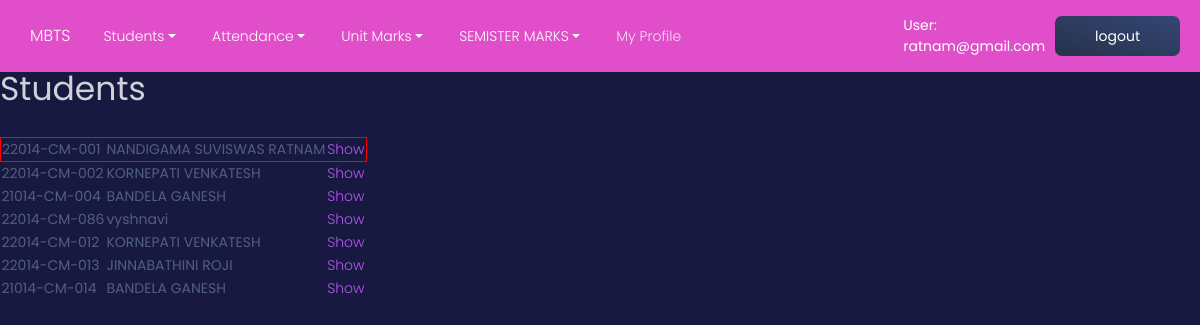
Screenshot of /n/i/ (signed in) with the database file from the repository.
### mbts/models.py (models this page shows)
class User(AbstractUser):
    TEACHER = 1
    STUDENT = 2
    ROLE_CHOICES = ((TEACHER, 'Teacher'), (STUDENT, 'Student'),)
    role = models.PositiveSmallIntegerField(choices=ROLE_CHOICES, blank=True, null=True, default=STUDENT)

class Students(models.Model):
    pin = models.CharField(max_length=20, primary_key=True)
    sname=models.CharField(max_length=50, default='student')
    fname=models.CharField(max_length=50, default='father')
    mname=models.CharField(max_length=50, default='mother')
    sem = models.CharField(max_length=10, null=True, choices=StudentClass.SEMS,)
    phno=models.CharField(max_length=12, null = True)
    fphno=models.CharField(max_length=12, null=True)
    dob=models.DateTimeField(blank=True, null=True)
    gender=models.CharField(max_length=1,default='M')
    category=models.CharField(max_length=5,blank=True, null=True)
    scategory=models.CharField(max_length=10,blank=True, null=True)
    religion=models.CharField(max_length=20,blank=True, null=True)
    sacno=models.CharField(max_length=20, blank=True, null=True)
    sifsc=models.CharField(max_length=20,blank=True, null=True)
    sbranch=models.CharField(max_length=20,blank=True, null=True)
    macno=models.CharField(max_length=22, blank=True, null=True)
    mifsc=models.CharField(max_length=20,blank=True, null=True)
    mbranch=models.CharField(max_length=20,blank=True, null=True)
    email=models.CharField(max_length=30)
    sscrank=models.IntegerField(default=1234, blank=True, null=True)
    sschallticketno=models.CharField(max_length=20, blank=True, null=True)
    address=models.CharField(max_length=30, blank=True, null=True)
    village=models.CharField(max_length=20, blank=True, null=True)
    mandal=models.CharField(max_length=20, blank=True, null=True)
    dist=models.CharField(max_length=20, blank=True,null=True)
    allotedcategory=models.CharField(max_length=20,blank=True, null=True)
    dateofjoining=models.DateTimeField(blank=True, null=True)
    polycetrank=models.IntegerField(blank=True,null=True)
    polycetno=models.IntegerField(blank=True,null=True)
    aadharno=models.CharField(max_length=22, blank=True,null=True)
    rationno=models.CharField(max_length=20,blank=True,null=True)
    tcno=models.IntegerField(blank=True, null=True)
    discontinueddate=models.DateTimeField(blank=True, null=True)
    odno=models.IntegerField(blank=True,null=True)
    odissueddate=models.DateTimeField(blank=True, null=True)
    tcissueddate=models.DateTimeField(blank=True, null=True)
    studycertificateissueddate=models.DateTimeField(blank=True, null=True)
    studentimage = models.ImageField(
        ("Title Image"),
        upload_to='static/Images/student_image/',
         max_length=None,
         blank = True,null = True)
    user = models.OneToOneField(User, on_delete=models.CASCADE, blank=True, null= True)

### mbts/views/student.py (the view)
# urls.py: path("i/", student.index, name="student_index"),
@login_required
def index(request):
    sl = Students.objects.all
    context = {"sl": sl}
    if(request.user.role == User.STUDENT):
        context["cu"] = request.user.students
        return render(request,"students/sindex.html", context)
    else:
        context["search"] = SearchForm()
        return render(request, "students/index.html", context)

### mbts/templates/students/sindex.html
{% extends "base.html" %}
{% block content %}
<h1>Students</h1>
{% if sl %}
    <table>
    {% for s in sl %}
    {% if s.pin == cu.pin %}
        <tr style="border:1px solid red">
    {% else %}
        <tr>
    {% endif %}
        <td>{{s.pin}}</td>
        <td>{{s.sname}}</td>
        <td><a href="{% url 'student_show' s.pin %}">Show</a></td>
    </tr>
    {% endfor %}
    </table>
{% else %}
    <p>No students are available.</p>
{% endif %}
{% endblock %}

### mbts/templates/_menus.html (shortened to what this page needs)
<div class="container">
    <a class="navbar-brand" href="/n/i/">MBTS</a>
      <div class="collapse navbar-collapse" id="navbarNavDropdown">
        <ul class="navbar-nav">
          <li class="nav-item dropdown">
            <a class="nav-link dropdown-toggle" href="#" id="navbarDropdownMenuLink" data-toggle="dropdown" aria-haspopup="true" aria-expanded="false">
              Students
            </a>
          </li>
          <li class="nav-item dropdown">
            <a class="nav-link dropdown-toggle" href="#" id="navbarDropdownMenuLink" data-toggle="dropdown" aria-haspopup="true" aria-expanded="false">
              Attendance
            </a>
          </li>
          <li class="nav-item dropdown">
            <a class="nav-link dropdown-toggle" href="#" id="navbarDropdownMenuLink" data-toggle="dropdown" aria-haspopup="true" aria-expanded="false">
              Unit Marks
            </a>
          </li>
          <li class="nav-item dropdown">
            <a class="nav-link dropdown-toggle" href="#" id="navbarDropdownMenuLink" data-toggle="dropdown" aria-haspopup="true" aria-expanded="false">
              SEMISTER MARKS
            </a>
          </li>
          {% if user.is_authenticated %}
          <li class="nav-item">
            <a href="{% url 'users-profile' %}" class="nav-link" >
              <p>My Profile</p>
            </a>
          </li>
          {% endif %}
        </ul>
      </div>
    </div>
    {% if user.is_authenticated %}
    <span style="color:white">User: {{ user.get_username }}</span>
    <form method="post" action="{% url 'logout' %}">
     <button type="submit" class="btn" >logout</button>
 </form>
  {% else %}
    <a href="{% url 'login' %}?next={{ request.path }}" class="nav-link">Login</a>
  {% endif %}

### rows the page displays
User: get_username "ratnam@gmail.com"
Students: pin "22014-CM-001", sname "NANDIGAMA SUVISWAS RATNAM"
Students: pin "22014-CM-002", sname "KORNEPATI VENKATESH"
Students: pin "21014-CM-004", sname "BANDELA GANESH"
Students: pin "22014-CM-086", sname "vyshnavi"
Students: pin "22014-CM-012", sname "KORNEPATI VENKATESH"
Students: pin "22014-CM-013", sname "JINNABATHINI ROJI"
Students: pin "21014-CM-014", sname "BANDELA GANESH"
